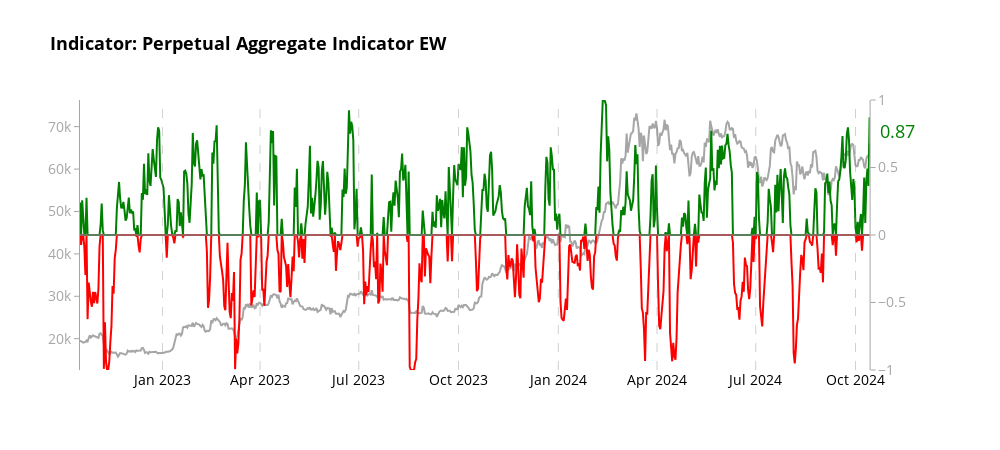
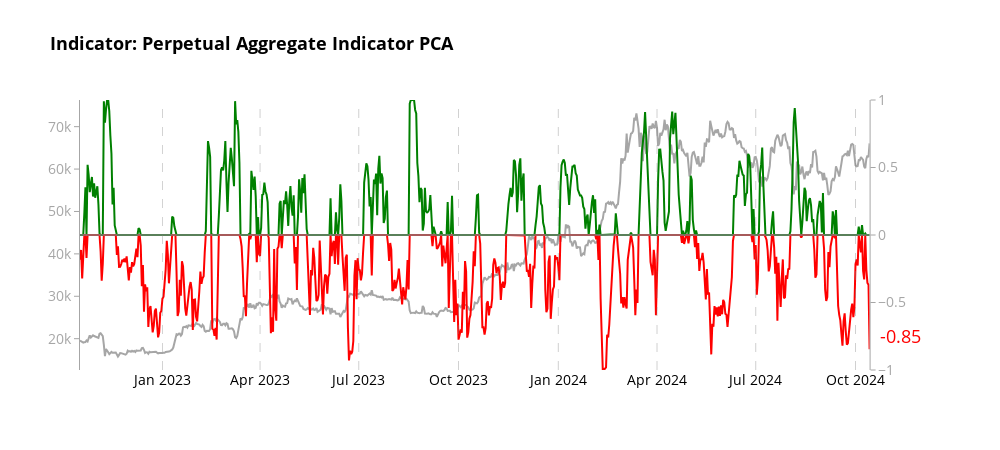

Notebook code cell kept with these figures, in order:
### Code cell
# Create charts for each aggregator
aggregators = [('aggregate_indicator_equalweight', "Indicator: Perpetual Aggregate Indicator EW"),
    ('aggregate_indicator_PCA', "Indicator: Perpetual Aggregate Indicator PCA")
    ]

for aggregator, title in aggregators:
    fig = create_aggregator_chart(merged_df, aggregator, title)
    
    # Show the plot
    fig.show()
    
    # Optionally, save the plot as an HTML file
    pio.write_html(fig, file=f'bitcoin_analysis_perp_{aggregator}_two_year.html')

print("All charts have been displayed and saved as separate HTML files.")

### Figure 1 — Plotly figure (JSON) as saved in the notebook; plotly's stock layout.template omitted (floating-point values rounded to 4 significant figures; data arrays with more than 128 entries replaced by an {"elided": "..."} marker saying what was removed)
{"data": [{"line": {"color": "rgba(128, 128, 128, 0.7)", "width": 2}, "mode": "lines", "name": "Price USD", "x": {"elided": "729 str values"}, "y": {"elided": "729 float values"}, "type": "scatter", "xaxis": "x", "yaxis": "y"}, {"fill": "tozeroy", "fillcolor": "rgba(255,0,0,0)", "line": {"color": "green", "width": 2}, "mode": "lines", "name": "aggregate_indicator_equalweight (Positive)", "x": {"elided": "729 str values"}, "y": {"elided": "729 float values"}, "type": "scatter", "xaxis": "x", "yaxis": "y2"}, {"fill": "tozeroy", "fillcolor": "rgba(0,0,255,0)", "line": {"color": "red", "width": 2}, "mode": "lines", "name": "aggregate_indicator_equalweight (Negative)", "x": {"elided": "729 str values"}, "y": {"elided": "729 float values"}, "type": "scatter", "xaxis": "x", "yaxis": "y2"}, {"hoverinfo": "skip", "line": {"color": "rgba(128, 128, 128, 0.7)", "width": 2}, "showlegend": false, "x": {"elided": "729 str values"}, "y": {"elided": "729 int values"}, "type": "scatter", "xaxis": "x", "yaxis": "y2"}], "layout": {"xaxis": {"anchor": "y", "domain": [0.0, 0.94], "tickfont": {"color": "black", "size": 14}, "showgrid": false, "zeroline": false}, "yaxis": {"anchor": "x", "domain": [0.0, 1.0], "tickfont": {"color": "rgba(128, 128, 128, 0.7)", "size": 14}, "title": {"font": {"size": 18}, "text": ""}, "showgrid": false, "zeroline": false, "showline": true, "linecolor": "rgba(128, 128, 128, 0.7)", "ticks": "outside", "tickcolor": "rgba(128, 128, 128, 0.7)"}, "yaxis2": {"anchor": "x", "overlaying": "y", "side": "right", "tickfont": {"color": "rgba(128, 128, 128, 0.7)", "size": 14}, "title": {"font": {"size": 18}, "text": ""}, "showgrid": false, "range": [-1, 1], "zeroline": false, "showline": true, "linecolor": "rgba(128, 128, 128, 0.7)", "ticks": "outside", "tickcolor": "rgba(128, 128, 128, 0.7)"}, "shapes": [{"line": {"color": "rgba(128, 128, 128, 0.7)", "dash": "dash", "width": 0.75}, "opacity": 0.7, "type": "line", "x0": "2023-01-01T00:00:00", "x1": "2023-01-01T00:00:00", "xref": "x", "y0": 0, "y1": 1, "yref": "y domain"}, {"line": {"color": "rgba(128, 128, 128, 0.7)", "dash": "dash", "width": 0.75}, "opacity": 0.7, "type": "line", "x0": "2024-01-01T00:00:00", "x1": "2024-01-01T00:00:00", "xref": "x", "y0": 0, "y1": 1, "yref": "y domain"}, {"line": {"color": "rgba(128, 128, 128, 0.7)", "dash": "dash", "width": 0.75}, "opacity": 0.7, "type": "line", "x0": "2023-04-01T00:00:00", "x1": "2023-04-01T00:00:00", "xref": "x", "y0": 0, "y1": 1, "yref": "y domain"}, {"line": {"color": "rgba(128, 128, 128, 0.7)", "dash": "dash", "width": 0.75}, "opacity": 0.7, "type": "line", "x0": "2024-04-01T00:00:00", "x1": "2024-04-01T00:00:00", "xref": "x", "y0": 0, "y1": 1, "yref": "y domain"}, {"line": {"color": "rgba(128, 128, 128, 0.7)", "dash": "dash", "width": 0.75}, "opacity": 0.7, "type": "line", "x0": "2023-07-01T00:00:00", "x1": "2023-07-01T00:00:00", "xref": "x", "y0": 0, "y1": 1, "yref": "y domain"}, {"line": {"color": "rgba(128, 128, 128, 0.7)", "dash": "dash", "width": 0.75}, "opacity": 0.7, "type": "line", "x0": "2024-07-01T00:00:00", "x1": "2024-07-01T00:00:00", "xref": "x", "y0": 0, "y1": 1, "yref": "y domain"}, {"line": {"color": "rgba(128, 128, 128, 0.7)", "dash": "dash", "width": 0.75}, "opacity": 0.7, "type": "line", "x0": "2023-10-01T00:00:00", "x1": "2023-10-01T00:00:00", "xref": "x", "y0": 0, "y1": 1, "yref": "y domain"}, {"line": {"color": "rgba(128, 128, 128, 0.7)", "dash": "dash", "width": 0.75}, "opacity": 0.7, "type": "line", "x0": "2024-10-01T00:00:00", "x1": "2024-10-01T00:00:00", "xref": "x", "y0": 0, "y1": 1, "yref": "y domain"}], "annotations": [{"align": "left", "font": {"color": "green", "size": 18}, "showarrow": false, "text": "0.87", "x": 0.95, "xanchor": "left", "xref": "paper", "y": 0.7679, "yanchor": "middle", "yref": "y2"}], "title": {"font": {"color": "black", "size": 18, "weight": "bold"}, "text": "Indicator: Perpetual Aggregate Indicator EW"}, "font": {"color": "black", "size": 14}, "showlegend": false, "hovermode": "x unified", "plot_bgcolor": "white", "paper_bgcolor": "white", "width": 1000, "height": 450}}

### Figure 2 — Plotly figure (JSON) as saved in the notebook; plotly's stock layout.template omitted (floating-point values rounded to 4 significant figures; data arrays with more than 128 entries replaced by an {"elided": "..."} marker saying what was removed)
{"data": [{"line": {"color": "rgba(128, 128, 128, 0.7)", "width": 2}, "mode": "lines", "name": "Price USD", "x": {"elided": "729 str values"}, "y": {"elided": "729 float values"}, "type": "scatter", "xaxis": "x", "yaxis": "y"}, {"fill": "tozeroy", "fillcolor": "rgba(255,0,0,0)", "line": {"color": "green", "width": 2}, "mode": "lines", "name": "aggregate_indicator_PCA (Positive)", "x": {"elided": "729 str values"}, "y": {"elided": "729 float values"}, "type": "scatter", "xaxis": "x", "yaxis": "y2"}, {"fill": "tozeroy", "fillcolor": "rgba(0,0,255,0)", "line": {"color": "red", "width": 2}, "mode": "lines", "name": "aggregate_indicator_PCA (Negative)", "x": {"elided": "729 str values"}, "y": {"elided": "729 float values"}, "type": "scatter", "xaxis": "x", "yaxis": "y2"}, {"hoverinfo": "skip", "line": {"color": "rgba(128, 128, 128, 0.7)", "width": 2}, "showlegend": false, "x": {"elided": "729 str values"}, "y": {"elided": "729 int values"}, "type": "scatter", "xaxis": "x", "yaxis": "y2"}], "layout": {"xaxis": {"anchor": "y", "domain": [0.0, 0.94], "tickfont": {"color": "black", "size": 14}, "showgrid": false, "zeroline": false}, "yaxis": {"anchor": "x", "domain": [0.0, 1.0], "tickfont": {"color": "rgba(128, 128, 128, 0.7)", "size": 14}, "title": {"font": {"size": 18}, "text": ""}, "showgrid": false, "zeroline": false, "showline": true, "linecolor": "rgba(128, 128, 128, 0.7)", "ticks": "outside", "tickcolor": "rgba(128, 128, 128, 0.7)"}, "yaxis2": {"anchor": "x", "overlaying": "y", "side": "right", "tickfont": {"color": "rgba(128, 128, 128, 0.7)", "size": 14}, "title": {"font": {"size": 18}, "text": ""}, "showgrid": false, "range": [-1, 1], "zeroline": false, "showline": true, "linecolor": "rgba(128, 128, 128, 0.7)", "ticks": "outside", "tickcolor": "rgba(128, 128, 128, 0.7)"}, "shapes": [{"line": {"color": "rgba(128, 128, 128, 0.7)", "dash": "dash", "width": 0.75}, "opacity": 0.7, "type": "line", "x0": "2023-01-01T00:00:00", "x1": "2023-01-01T00:00:00", "xref": "x", "y0": 0, "y1": 1, "yref": "y domain"}, {"line": {"color": "rgba(128, 128, 128, 0.7)", "dash": "dash", "width": 0.75}, "opacity": 0.7, "type": "line", "x0": "2024-01-01T00:00:00", "x1": "2024-01-01T00:00:00", "xref": "x", "y0": 0, "y1": 1, "yref": "y domain"}, {"line": {"color": "rgba(128, 128, 128, 0.7)", "dash": "dash", "width": 0.75}, "opacity": 0.7, "type": "line", "x0": "2023-04-01T00:00:00", "x1": "2023-04-01T00:00:00", "xref": "x", "y0": 0, "y1": 1, "yref": "y domain"}, {"line": {"color": "rgba(128, 128, 128, 0.7)", "dash": "dash", "width": 0.75}, "opacity": 0.7, "type": "line", "x0": "2024-04-01T00:00:00", "x1": "2024-04-01T00:00:00", "xref": "x", "y0": 0, "y1": 1, "yref": "y domain"}, {"line": {"color": "rgba(128, 128, 128, 0.7)", "dash": "dash", "width": 0.75}, "opacity": 0.7, "type": "line", "x0": "2023-07-01T00:00:00", "x1": "2023-07-01T00:00:00", "xref": "x", "y0": 0, "y1": 1, "yref": "y domain"}, {"line": {"color": "rgba(128, 128, 128, 0.7)", "dash": "dash", "width": 0.75}, "opacity": 0.7, "type": "line", "x0": "2024-07-01T00:00:00", "x1": "2024-07-01T00:00:00", "xref": "x", "y0": 0, "y1": 1, "yref": "y domain"}, {"line": {"color": "rgba(128, 128, 128, 0.7)", "dash": "dash", "width": 0.75}, "opacity": 0.7, "type": "line", "x0": "2023-10-01T00:00:00", "x1": "2023-10-01T00:00:00", "xref": "x", "y0": 0, "y1": 1, "yref": "y domain"}, {"line": {"color": "rgba(128, 128, 128, 0.7)", "dash": "dash", "width": 0.75}, "opacity": 0.7, "type": "line", "x0": "2024-10-01T00:00:00", "x1": "2024-10-01T00:00:00", "xref": "x", "y0": 0, "y1": 1, "yref": "y domain"}], "annotations": [{"align": "left", "font": {"color": "red", "size": 18}, "showarrow": false, "text": "-0.85", "x": 0.95, "xanchor": "left", "xref": "paper", "y": -0.7454, "yanchor": "middle", "yref": "y2"}], "title": {"font": {"color": "black", "size": 18, "weight": "bold"}, "text": "Indicator: Perpetual Aggregate Indicator PCA"}, "font": {"color": "black", "size": 14}, "showlegend": false, "hovermode": "x unified", "plot_bgcolor": "white", "paper_bgcolor": "white", "width": 1000, "height": 450}}
